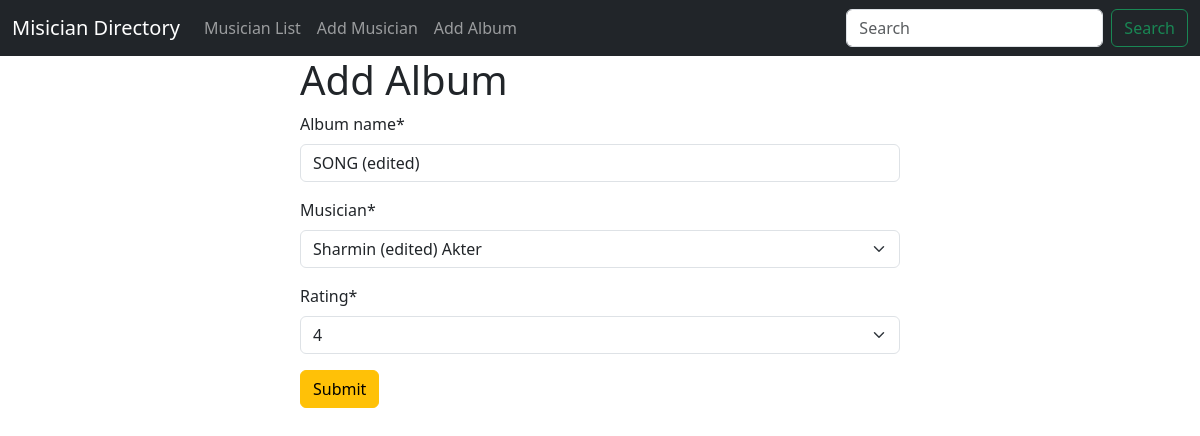
/album/edit_album/2, run on the app's committed database.
### album/models.py (models this page shows, shortened)
class Album(models.Model):
    album_name = models.CharField(max_length=100)
    musician = models.ForeignKey(Musician, on_delete=models.CASCADE)
    release_date = models.DateField(auto_now_add=True)
    rating = models.IntegerField(choices=[(i, i) for i in range(1, 6)])

### album/views.py (the view)
# urls.py: path("edit_album/<int:id>", views.edit_album, name="edit_album"),
def edit_album(request, id):
    album = models.Album.objects.get(pk=id)
    album_form = forms.AlbumForm(instance=album)
    if request.method == "POST":
        album_form = forms.AlbumForm(request.POST, instance=album)
        if album_form.is_valid():
            album_form.save()
            return redirect("musician_list")
    return render(request, "add_album.html", {"form": album_form})

### album/forms.py
class AlbumForm(forms.ModelForm):
    class Meta:
        model = Album
        fields = "__all__"

### musician/models.py (called while the page is built)
    def __str__(self):
        return f"{self.first_name} {self.last_name}"

### album/templates/add_album.html
{% extends 'base.html' %} {% load crispy_forms_tags %}{% block content%}
<form action="" style="width: 50%; margin: auto" method="post">
  <h1>Add Album</h1>
  {% csrf_token %} {{form | crispy }}
  <button class="btn btn-warning">Submit</button>
</form>
{% endblock %}

### data on the page
Album: album_name "SONG (edited)", musician "Sharmin (edited) Akter", rating "4"
